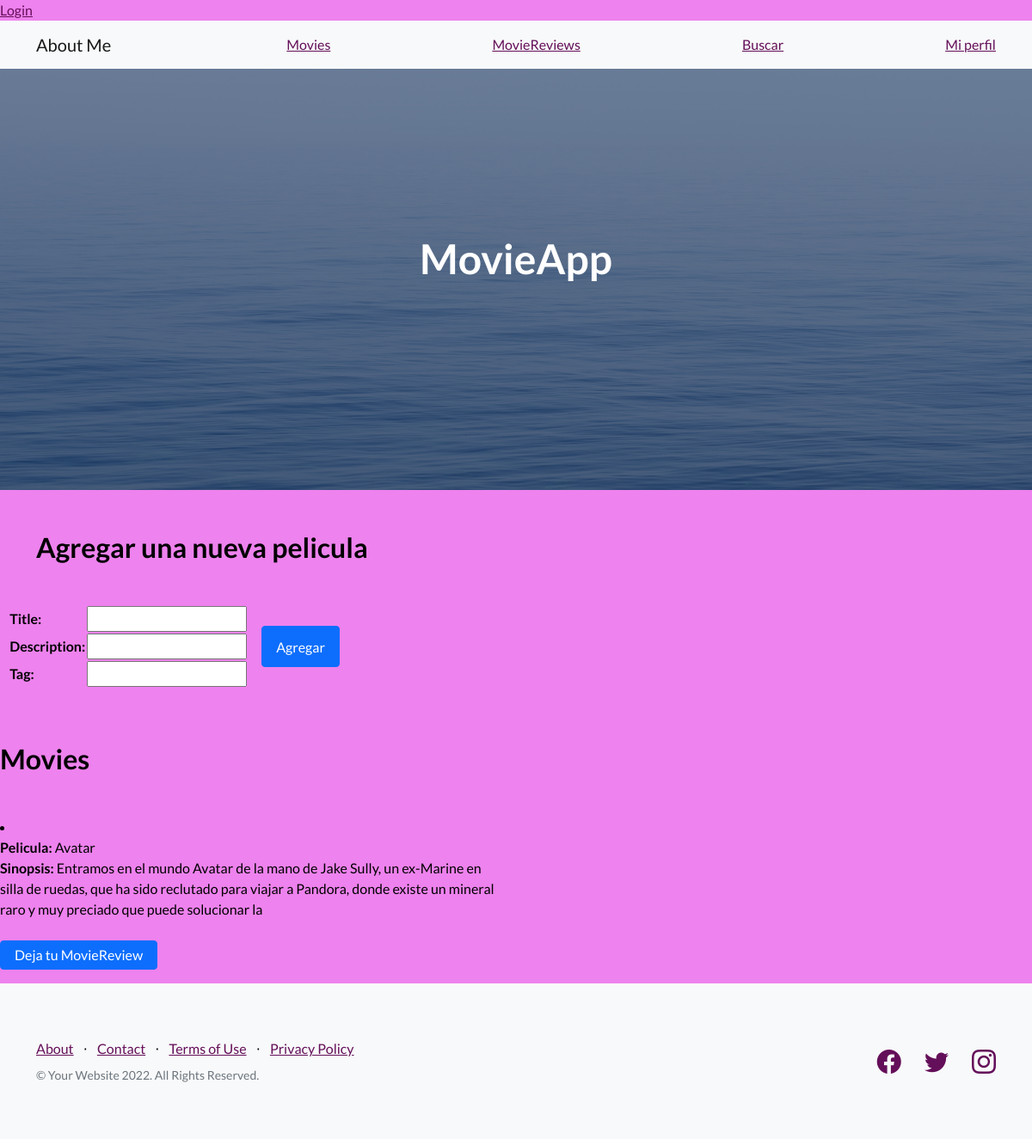
The app's page /add_form/ (signed in), older data.
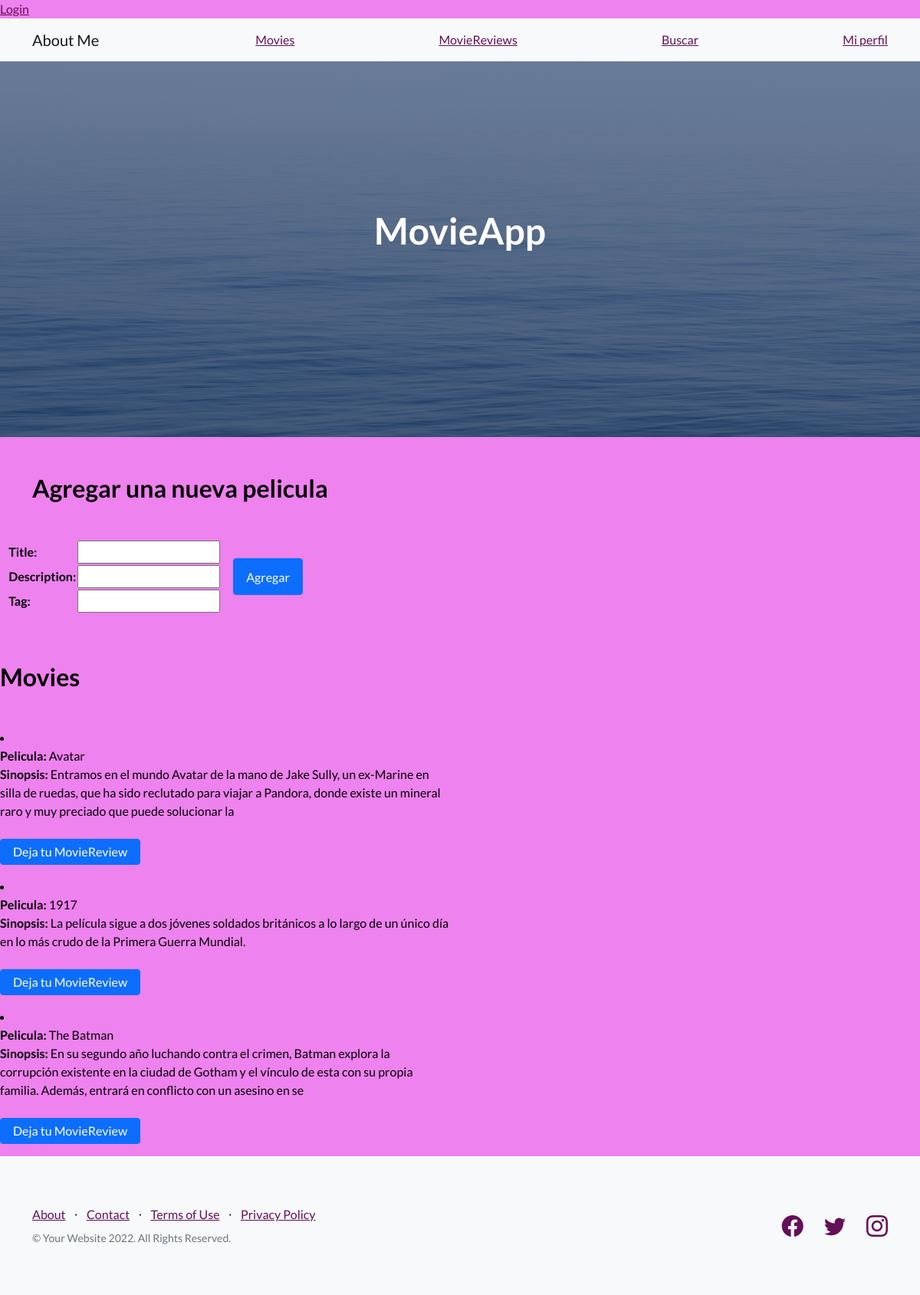
The same page, newer data.
### AppCoder/models.py (models this page shows)
class Movie(models.Model):
    title =  models.CharField(max_length=40)
    img =  models.ImageField()
    description = models.CharField(max_length=500)
    tag = models.CharField(max_length=40)

### AppCoder/views.py (the view, shortened to what this page needs)
# urls.py: path('add_form/', views.add_form),
@login_required
def add_form(request):
    addmovie= AddMovie()
    all_movies = Movie.objects.all()
    return render(request, 'movies.html', {'AddMovie': AddMovie,'all_movies': all_movies})

### AppCoder/templates/movies.html (shortened to what this page needs)
{% extends 'index.html' %} {% block title %} {%endblock%}
{% block main_content %}
<section class="container">
    <div class="row">
      <div class="col-lg-6">
        <h2 class="my-5">Agregar una nueva pelicula</h2>
        <form
          class="mx-5 px-3"
          action="{% url 'add_form' %}"
          method="POST"
        >
          <div
            class="d-flex justify-content-center col-lg-6 mb-3 align-items-center"
          >
            <table>
              {{ AddMovie.as_table }}
            </table>
            <button
              style="max-height: 3rem"
              type="submit"
              class="btn btn-primary mx-3"
            >
              Agregar
            </button>
          </div>
        </form>
      </div>
    </div>
  </section>
  <section class="allmovies">
    <div class="row">
      <div class="col-lg-6">
        <h2 class="my-5">Movies</h2>
          {% for movie in all_movies %}
          <li >
              <div class="flex-fil mb-2" >
                  <p class="my-auto"><b class="gradient">Pelicula: </b>{{movie.title}} <br>
                      <b class="gradient">Sinopsis: </b> {{movie.description}}
                  </p>
              </div>
          </li>
          <a class="btn btn-primary my-3 py-1" href="{% url 'review_form' %}">Deja tu MovieReview</a>
          {% endfor %}
    </div>
  </section>
  {% endblock %}

Row changes from the older to the newer data that the page shows:
added Movie: title "1917", description "La película sigue a dos jóvenes soldados británicos a lo largo de un único día en lo más crudo de la Primera Guerra Mundial."
added Movie: title "The Batman", description "En su segundo año luchando contra el crimen, Batman explora la corrupción existente en la ciudad de Gotham y el vínculo de esta con su propia familia. Además, entrará en conflicto con un asesino en se"
